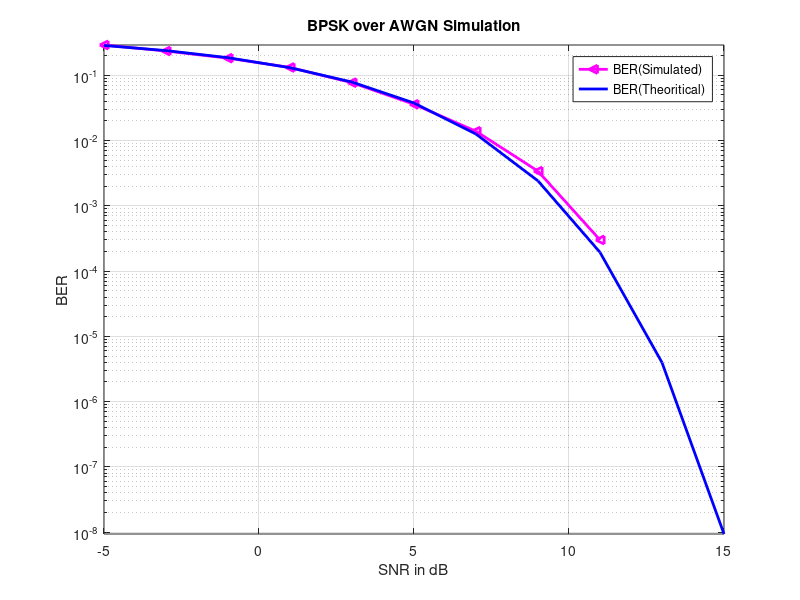

The MATLAB script that drew this image:
%% BPSK transmission over AWGN channel
close all;clear all;clc;
SNRdB=-5:2:15;                                       %Signal to Noise Ratio in dB
SNR=10.^(SNRdB/10);                             %Signal to Noise Ratio in Linear Scale
Bit_Length=10000;
%No. of Bits Transmitted


BER_Simulated=zeros(1,length(SNRdB));      %Simulated Bit Error Rate
%Detection Scheme:(Soft Detection)
%+1 if o/p >=0
%-1 if o/p<0
%Error if input and output are of different signs
%% BPSK Transmission over AWGN channel
parfor k=1:length(SNR)
    x=(2*floor(2*rand(1,Bit_Length)))-1
    y=(sqrt(SNR(k))*x)+randn(1,Bit_Length);
                                                                
    BER_Simulated(k)=length(find((y.*x)<0));                 %Total number of bits in error
end
BER_Simulated=BER_Simulated/Bit_Length;

semilogy(SNRdB,BER_Simulated,'m-<', 'linewidth' ,2.0);






hold on
semilogy(SNRdB,qfunc(sqrt(SNR)),'b-','linewidth',2.0);      %Theoritical Bit Error Rate





title('BPSK over AWGN Simulation');xlabel('SNR in dB');ylabel('BER');
legend('BER(Simulated)','BER(Theoritical)')
axis tight 
grid